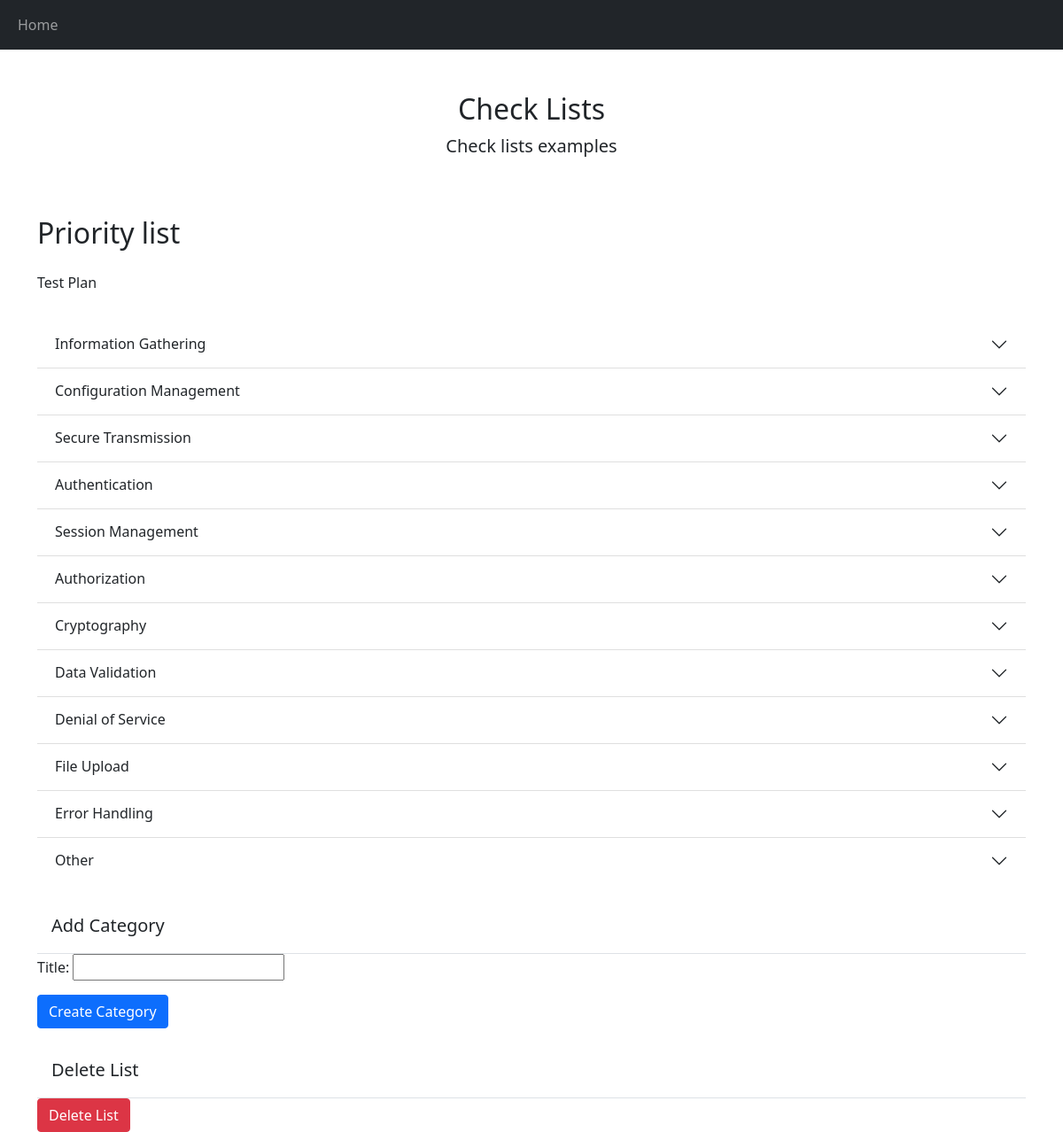
The app's page /editlist/16 with its own data.
### checklist/models.py (models this page shows)
class CheckList(models.Model):
    objects = models.Manager()
    name = models.CharField(max_length=100)
    description = models.CharField(max_length=150)
    completed = models.BooleanField(default=False)
    date = models.DateField("Created", default=datetime.date.today)
    def __str__(self):
        return str(self.name)

class Category(models.Model):
    objects = models.Manager()
    title = models.CharField(max_length=150)
    completed = models.BooleanField(default=False)
    related_list = models.ForeignKey(CheckList, on_delete=models.CASCADE, db_index=True, null=True, related_name='categories')
    def __str__(self):
        return self.title

### checklist/views.py (the view, shortened to what this page needs)
# urls.py: path('editlist/<list_id>', views.edit_list, name='editlist'),
def edit_list(request, list_id):
    checklist = get_object_or_404(CheckList, pk=list_id)
    categories = checklist.categories.order_by('id')
    subtasks = []
    for each in categories:
        subtasks.append(SubTask.objects.filter(related_category_id=each).order_by('id'))
    list_items = zip(categories, subtasks)
    if request.method == 'POST' and 'delete_list' in request.POST:
        delete_list(request.POST.get('list_id'))
        return HttpResponseRedirect('/')
    if request.method == 'POST' and 'delete_category' in request.POST:
        delete_category(request.POST.get('category_id'))
        return HttpResponseRedirect(request.META.get('HTTP_REFERER', '/'))
    if request.method == 'POST' and 'delete_subtask' in request.POST:
        delete_subtask(request.POST.get('subtask_id'))
        return HttpResponseRedirect(request.META.get('HTTP_REFERER', '/'))
    else:
        categories_form = CategoryForm
        subtask_form = SubTaskForm
    return render(request, 'checklist/edit_list.html',
                           {'list_items': list_items,
                            'categories_form': categories_form,
                            'checklist': checklist,
                            'subtask_form': subtask_form})

### checklist/models.py (called while the page is built)
    def __str__(self):
        return self.title

### checklist/templates/checklist/edit_list.html (shortened to what this page needs)
{% extends "checklist/main.html" %}
{% block content %}
<h2>{{ checklist }}</h2>
<p>{{ checklist.description }}</p>
<div class="accordion accordion-flush" id="accordionFlushedit">
    {% for category in list_items %}
    <div class="accordion-item">
        <h2 class="accordion-header">
            <button class="accordion-button collapsed" type="button" data-bs-toggle="collapse" data-bs-target="#subtasks{{category.0.id}}" aria-expanded="false" aria-controls="subtasks{{ category.0.id }}">
                {{ category.0 }}
            </button>
        </h2>
    </div>
    {% endfor %}
</div>
<form action="#" method="post" enctype=multipart/form-data>
    <div class="modal-header">
        <h5 class="modal-title" id="exampleModalLabel">Add Category</h5>
    </div>
    {{categories_form.as_p}}
    <button type="submit" class="btn btn-primary" name="category">Create Category</button>
</form>
<form action="{% url 'home' %}" method="post" enctype=multipart/form-data>{% csrf_token %}
    <div class="modal-header">
        <h5 class="modal-title" id="exampleModalLabel">Delete List</h5>
    </div>
    <button type="submit" class="btn btn-danger" name="delete_list">Delete List</button>
</form>
{% endblock %}

### records on screen
CheckList: name "Priority list", description "Test Plan"
Category: title "Information Gathering"
Category: title "Configuration Management"
Category: title "Secure Transmission"
Category: title "Authentication"
Category: title "Session Management"
Category: title "Authorization"
Category: title "Cryptography"
Category: title "Data Validation"
Category: title "Denial of Service"
Category: title "File Upload"
Category: title "Error Handling"
Category: title "Other"
